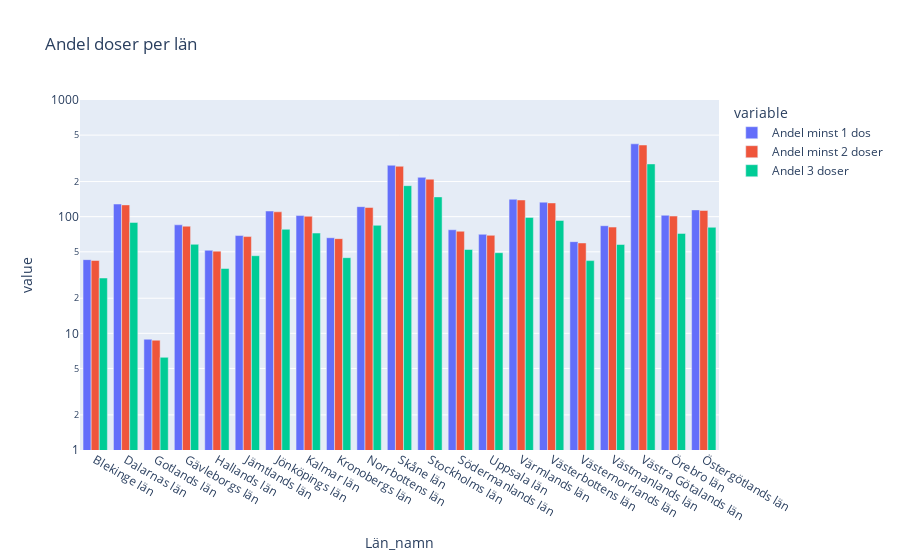

Notebook code cell kept with this figure:
### Markdown cell above
## F)

### Code cell
# groupe the "län" and sum "andel minst doser"
# creates a new data frame
# split the data frame
df_dos = (
    df_vaccinerade[
        ["Län_namn", "Andel minst 1 dos", "Andel minst 2 doser", "Andel 3 doser", "Andel 4 doser"]
    ]
    .groupby("Län_namn")
    .sum(numeric_only=True)
)

# plot dataframe with plotly
fig = px.bar(
    df_dos,
    x=df_dos.index,
    y=["Andel minst 1 dos", "Andel minst 2 doser", "Andel 3 doser"],
    barmode="group",
    title="Andel doser per län"
)

# fix log in y-axes
fig.update_yaxes(type="log", range=[0, 3])
fig.show()

### Figure 1 — Plotly figure (JSON) as saved in the notebook; plotly's stock layout.template omitted (floating-point values rounded to 4 significant figures)
{"data": [{"alignmentgroup": "True", "hovertemplate": "variable=Andel minst 1 dos<br>Län_namn=%{x}<br>value=%{y}<extra></extra>", "legendgroup": "Andel minst 1 dos", "marker": {"color": "#636efa", "pattern": {"shape": ""}}, "name": "Andel minst 1 dos", "offsetgroup": "Andel minst 1 dos", "orientation": "v", "showlegend": true, "textposition": "auto", "type": "bar", "x": ["Blekinge län", "Dalarnas län", "Gotlands län", "Gävleborgs län", "Hallands län", "Jämtlands län", "Jönköpings län", "Kalmar län", "Kronobergs län", "Norrbottens län", "Skåne län", "Stockholms län", "Södermanlands län", "Uppsala län", "Värmlands län", "Västerbottens län", "Västernorrlands län", "Västmanlands län", "Västra Götalands län", "Örebro län", "Östergötlands län"], "xaxis": "x", "y": [42.82, 128.3, 8.903, 85.17, 51.55, 68.87, 111.8, 102.2, 66.0, 121.8, 275.8, 217.3, 77.21, 70.59, 140.9, 133.2, 61.06, 83.65, 421.1, 102.9, 114.3], "yaxis": "y"}, {"alignmentgroup": "True", "hovertemplate": "variable=Andel minst 2 doser<br>Län_namn=%{x}<br>value=%{y}<extra></extra>", "legendgroup": "Andel minst 2 doser", "marker": {"color": "#EF553B", "pattern": {"shape": ""}}, "name": "Andel minst 2 doser", "offsetgroup": "Andel minst 2 doser", "orientation": "v", "showlegend": true, "textposition": "auto", "type": "bar", "x": ["Blekinge län", "Dalarnas län", "Gotlands län", "Gävleborgs län", "Hallands län", "Jämtlands län", "Jönköpings län", "Kalmar län", "Kronobergs län", "Norrbottens län", "Skåne län", "Stockholms län", "Södermanlands län", "Uppsala län", "Värmlands län", "Västerbottens län", "Västernorrlands län", "Västmanlands län", "Västra Götalands län", "Örebro län", "Östergötlands län"], "xaxis": "x", "y": [42.1, 126.2, 8.734, 82.89, 50.65, 67.52, 110.1, 100.7, 64.82, 119.8, 270.3, 209.5, 75.01, 69.17, 139.0, 131.1, 59.52, 81.41, 411.4, 101.2, 112.9], "yaxis": "y"}, {"alignmentgroup": "True", "hovertemplate": "variable=Andel 3 doser<br>Län_namn=%{x}<br>value=%{y}<extra></extra>", "legendgroup": "Andel 3 doser", "marker": {"color": "#00cc96", "pattern": {"shape": ""}}, "name": "Andel 3 doser", "offsetgroup": "Andel 3 doser", "orientation": "v", "showlegend": true, "textposition": "auto", "type": "bar", "x": ["Blekinge län", "Dalarnas län", "Gotlands län", "Gävleborgs län", "Hallands län", "Jämtlands län", "Jönköpings län", "Kalmar län", "Kronobergs län", "Norrbottens län", "Skåne län", "Stockholms län", "Södermanlands län", "Uppsala län", "Värmlands län", "Västerbottens län", "Västernorrlands län", "Västmanlands län", "Västra Götalands län", "Örebro län", "Östergötlands län"], "xaxis": "x", "y": [29.8, 89.21, 6.225, 57.96, 35.96, 46.28, 77.97, 72.36, 44.52, 84.32, 184.4, 147.8, 52.29, 49.12, 98.56, 92.78, 42.01, 57.74, 283.2, 71.9, 81.09], "yaxis": "y"}], "layout": {"barmode": "group", "legend": {"title": {"text": "variable"}, "tracegroupgap": 0}, "title": {"text": "Andel doser per län"}, "xaxis": {"anchor": "y", "domain": [0, 1], "title": {"text": "Län_namn"}}, "yaxis": {"anchor": "x", "domain": [0, 1], "range": [0, 3], "title": {"text": "value"}, "type": "log"}}}
